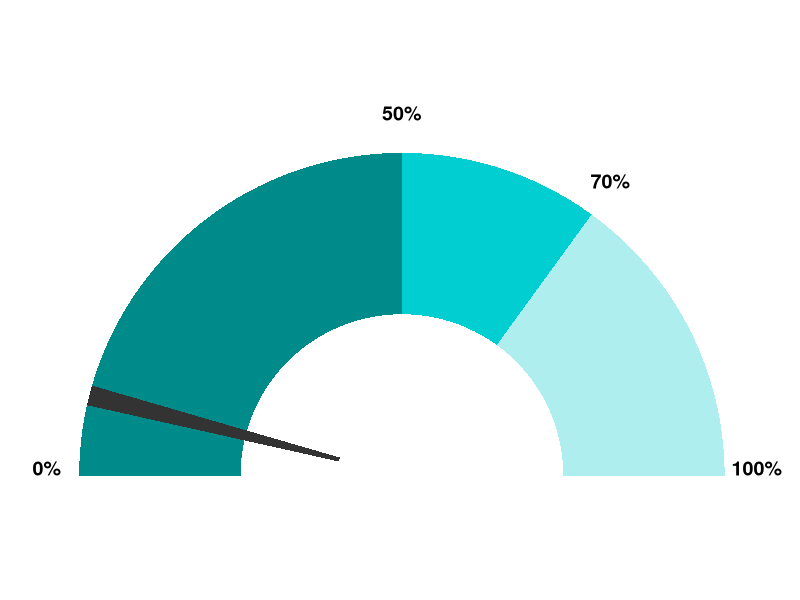

Write R code to recreate this figure.
library(ggplot2)
gg.gauge <- function(pos,breaks=c(0,x,y,z)) {
  get.poly <- function(a,b,r1=0.5,r2=1.0) {
    th.start <- pi*(1-a/100)
    th.end   <- pi*(1-b/100)
    th       <- seq(th.start,th.end,length=100)
    x        <- c(r1*cos(th),rev(r2*cos(th)))
    y        <- c(r1*sin(th),rev(r2*sin(th)))
    return(data.frame(x,y))
  }
  ggplot()+ 
    geom_polygon(data=get.poly(breaks[1],breaks[2]),aes(x,y),fill="#008B8B")+
    geom_polygon(data=get.poly(breaks[2],breaks[3]),aes(x,y),fill="#00CED1")+
    geom_polygon(data=get.poly(breaks[3],breaks[4]),aes(x,y),fill="#AFEEEE")+
    geom_polygon(data=get.poly(pos-1,pos+1,0.2),aes(x,y))+
    geom_text(data=as.data.frame(breaks), size=5, fontface="bold", vjust=0,
              aes(x=1.1*cos(pi*(1-breaks/100)),y=1.1*sin(pi*(1-breaks/100)),label=paste0(breaks,"%")))+
    #annotate("text",x=0,y=0,label=pos,vjust=0,size=8,fontface="bold")+
    coord_fixed()+
    theme_bw()+
    theme(axis.text=element_blank(),
          axis.title=element_blank(),
          axis.ticks=element_blank(),
          panel.grid=element_blank(),
          panel.border=element_blank()) 

  }

value=0.08
gg.gauge(value*100,breaks=c(0,50,70,100))